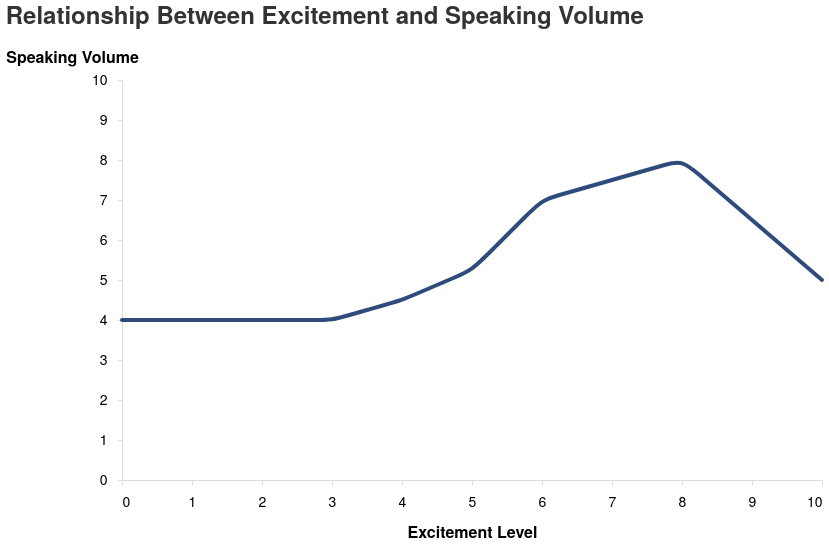

The Vega-Lite source for this figure:
### Vega-Lite specification from a JSON file in a GitHub repository (floating-point values rounded to 4 significant figures)
{"$schema": "https://vega.github.io/schema/vega-lite/v5.json", "width": 700, "height": 400, "title": {"text": "Relationship Between Excitement and Speaking Volume", "fontSize": 24, "font": "Helvetica Neue, sans-serif", "anchor": "start", "color": "#333", "offset": 20}, "data": {"values": [{"excitement": 0, "volume": 4}, {"excitement": 0.25, "volume": 4}, {"excitement": 0.5, "volume": 4}, {"excitement": 0.75, "volume": 4}, {"excitement": 1, "volume": 4}, {"excitement": 1.25, "volume": 4}, {"excitement": 1.5, "volume": 4}, {"excitement": 1.75, "volume": 4}, {"excitement": 2, "volume": 4}, {"excitement": 2.25, "volume": 4}, {"excitement": 2.5, "volume": 4}, {"excitement": 2.75, "volume": 4}, {"excitement": 3, "volume": 4}, {"excitement": 3.25, "volume": 4.125}, {"excitement": 3.5, "volume": 4.25}, {"excitement": 3.75, "volume": 4.375}, {"excitement": 4, "volume": 4.5}, {"excitement": 4.25, "volume": 4.688}, {"excitement": 4.5, "volume": 4.875}, {"excitement": 4.75, "volume": 5.062}, {"excitement": 5, "volume": 5.25}, {"excitement": 5.25, "volume": 5.688}, {"excitement": 5.5, "volume": 6.125}, {"excitement": 5.75, "volume": 6.562}, {"excitement": 6, "volume": 7}, {"excitement": 6.25, "volume": 7.125}, {"excitement": 6.5, "volume": 7.25}, {"excitement": 6.75, "volume": 7.375}, {"excitement": 7, "volume": 7.5}, {"excitement": 7.25, "volume": 7.625}, {"excitement": 7.5, "volume": 7.75}, {"excitement": 7.75, "volume": 7.875}, {"excitement": 8, "volume": 8}, {"excitement": 8.25, "volume": 7.625}, {"excitement": 8.5, "volume": 7.25}, {"excitement": 8.75, "volume": 6.875}, {"excitement": 9, "volume": 6.5}, {"excitement": 9.25, "volume": 6.125}, {"excitement": 9.5, "volume": 5.75}, {"excitement": 9.75, "volume": 5.375}, {"excitement": 10, "volume": 5}]}, "mark": {"type": "line", "interpolate": "basis", "strokeWidth": 4, "color": "#2f4b7c", "strokeCap": "round", "strokeJoin": "round"}, "encoding": {"x": {"field": "excitement", "type": "quantitative", "title": "Excitement Level", "axis": {"grid": false, "labelFont": "Helvetica Neue, sans-serif", "titleFont": "Helvetica Neue, sans-serif", "labelFontSize": 14, "titleFontSize": 16, "titlePadding": 15, "labelPadding": 10, "tickCount": 11}, "scale": {"domain": [0, 10]}}, "y": {"field": "volume", "type": "quantitative", "title": "Speaking Volume", "axis": {"grid": false, "labelFont": "Helvetica Neue, sans-serif", "titleFont": "Helvetica Neue, sans-serif", "labelFontSize": 14, "titleFontSize": 16, "titlePadding": 15, "labelPadding": 10, "orient": "left", "titleAngle": 0, "titleX": -50, "titleY": -15}, "scale": {"domain": [0, 10], "nice": true}}}, "config": {"view": {"stroke": null, "padding": 20}, "axis": {"domainColor": "#ddd", "tickColor": "#ddd"}}}
